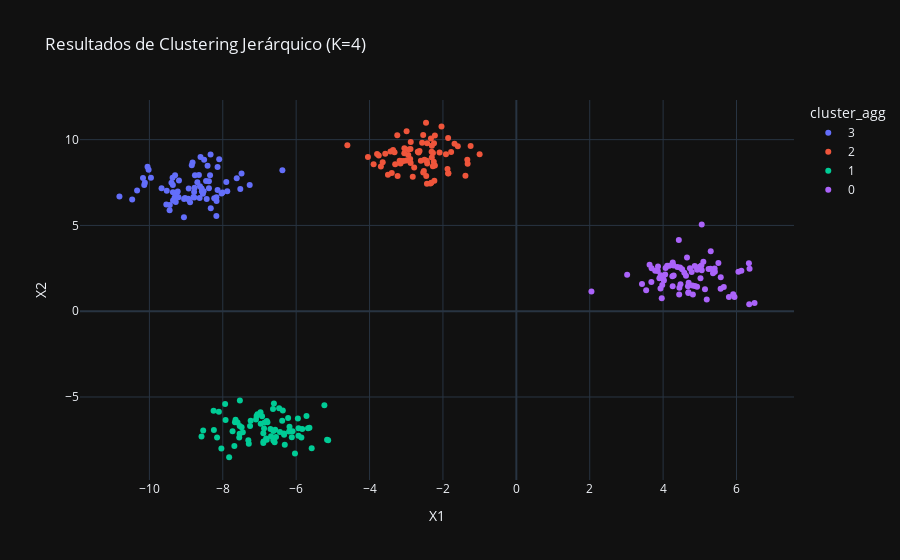

The cell this chart's notebook holds for it:
### Markdown cell above
El dendrograma muestra que un corte horizontal en la región marcada (línea roja) resultaría en 4 clusters.

### 2.1 Aplicando Clustering Jerárquico Aglomerativo

### Code cell
# --- 7. Aplicar AgglomerativeClustering con 4 clusters ---
agg_cluster = AgglomerativeClustering(n_clusters=4, linkage='average')
labels_agg = agg_cluster.fit_predict(X_blobs)

# Visualizamos los resultados
df_blobs['cluster_agg'] = labels_agg.astype(str)

fig = px.scatter(df_blobs, x='X1', y='X2', color='cluster_agg', 
                 title='Resultados de Clustering Jerárquico (K=4)')
fig.show()
